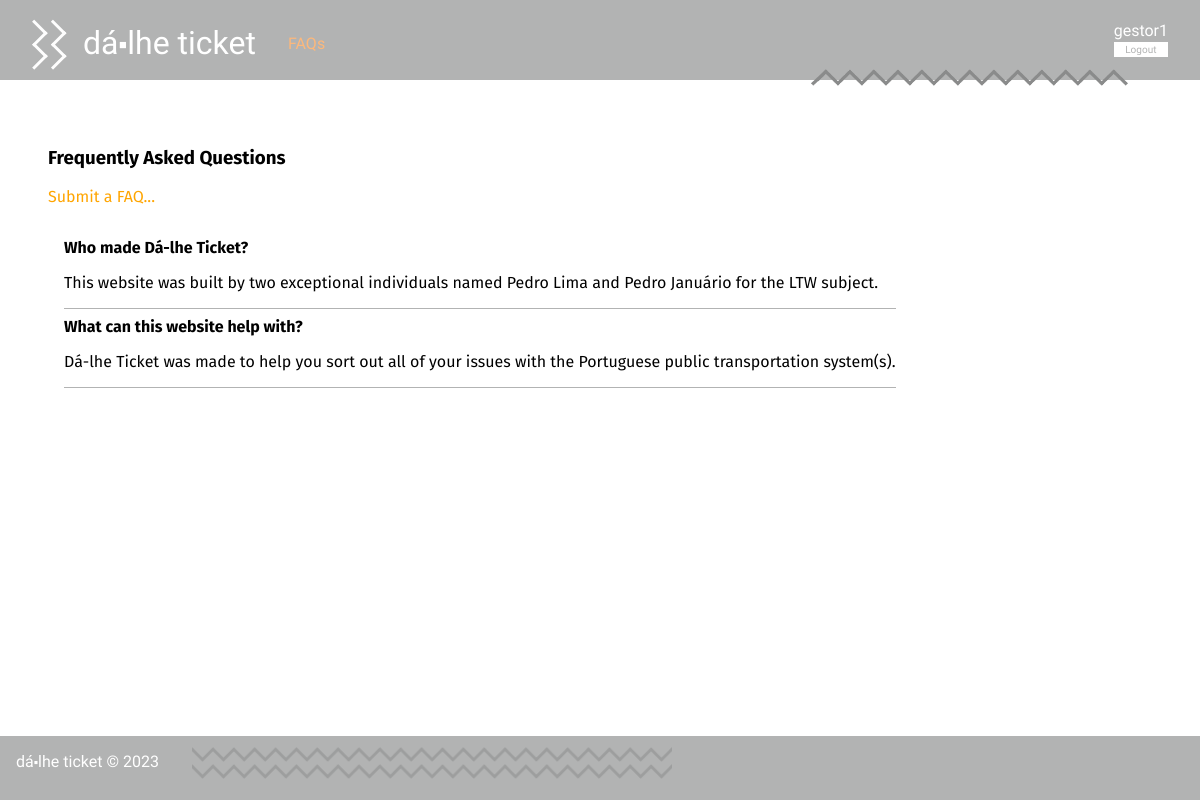
The app's page /project/pages/faqs.php (signed in) with its own data.
### tables this page shows
CREATE TABLE FAQ(
   id integer primary key autoincrement,
   question text not null,
   answer text not null
);

### project/pages/faqs.php (called while the page is built, shortened)
<?php
    $db = getDatabaseConnection();
    require_once(__DIR__ . '/../../database/faq.class.php');
    require_once(__DIR__ . '/../../database/user.class.php');
    require_once(__DIR__ . '/../templates/common.tpl.php');
    require_once(__DIR__ . '/../templates/faqs.tpl.php');
    drawFAQs($db);
?>

### project/utils/session.php (called while the page is built, shortened)
<?php
  class Session {
    public function isLoggedIn() : bool {
      return isset($_SESSION['id']);
    }
    public function getName() : ?string {
      return isset($_SESSION['name']) ? $_SESSION['name'] : null;
    }
  }
?>

### database/user.class.php (called while the page is built, shortened)
<?php
class User{
  static public function getUserTypeByUsername(PDO $db, string $username) : string {
    $stmt = $db->prepare('SELECT type from User where username = ?');
    $stmt->execute(array($username));
    return $stmt->fetchAll()[0]['type'];
  }
}
?>

### database/faq.class.php (called while the page is built, shortened)
<?php
class FAQ {
    public function __construct(int $id, string $question, string $answer) {
        $this->question = $question;
        $this->answer = $answer;
    }
    static public function getAllFAQs(PDO $db) : array {
        $stmt = $db->prepare('SELECT * from FAQ');
        $stmt->execute();
        $faqs = array();
        while($faq = $stmt->fetch()) {
            $faqs[] = new FAQ(
                intval($faq['id']),
                $faq['question'],
                $faq['answer']
            );
        }
        return $faqs;
    }
}
?>

### project/templates/faqs.tpl.php (the view, shortened to what this page needs)
<?php
    require_once(__DIR__ . '/../../database/faq.class.php');
    require_once(__DIR__ . '/../utils/session.php');
    function drawSubmitFAQ() {?>
      <a href="../pages/submit_faq.php" class="submit_faq_button">Submit a FAQ...</a>
<?php }
    function drawFAQs(PDO $db) { global $session;?>
    <h3>Frequently Asked Questions</h3>
<?php
    $user_type = $session->isLoggedIn()? User::getUserTypeByUsername($db, $session->getName()) : null;
    if ($user_type == 'admin' || $user_type == 'agent') {
        drawSubmitFAQ();
    }
?>
        <div class="faq_group">
            <?php
            foreach (FAQ::getAllFAQs($db) as $faq) {?>
            <article class="faq">
                <div class="faq_question"><?= $faq->question ?></div>
                <p class="faq_answer"><?= $faq->answer ?></p>
            </article>
            <?php }?>
        </div>
<?php }
?>

### project/css/style.css (style rules this page uses)
body { font-family: 'Allerta Stencil', sans-serif; margin: 0; padding: 0; display: grid; grid-template-columns: auto; grid-template-rows: 5em auto 4em; grid-template-areas: "header" "main" "footer"; min-height: 100vh; background-color: #b2b3b3; }
a { text-decoration: none; color: orange; }
.faq_group { margin-top: 1em; width: auto; padding: 1em; }
.faq { border-bottom: solid #b2b3b3 1px; margin-bottom: 0.5em; }
p { overflow-wrap: break-word; }
.faq_question { font-weight: bold; }

### records on screen
faq: question "Who made Dá-lhe Ticket?", answer "This website was built by two exceptional individuals named Pedro Lima and Pedro Januário for the LTW subject."
faq: question "What can this website help with?", answer "Dá-lhe Ticket was made to help you sort out all of your issues with the Portuguese public transportation system(s)."

### other values on screen
$name "dá⬝lhe ticket"
$session->getName() "gestor1"
